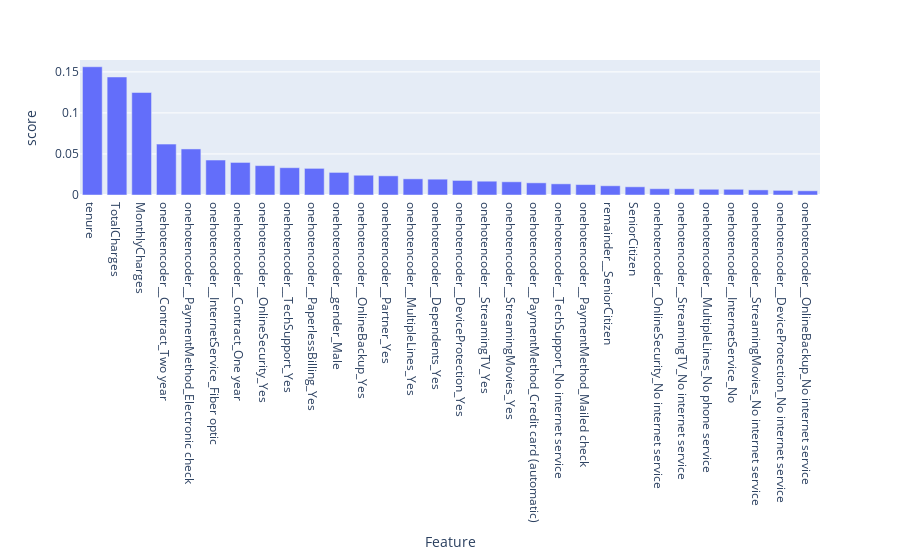

Notebook code for this chart:
### Code cell
## Feature Importance of the Random Forest Model
rf2_importance = rf2_smote.feature_importances_
rf2_importance = pd.DataFrame(rf2_importance, columns = ["score"]).reset_index()
rf2_importance["Feature"] = list(X.columns)
rf2_importance.drop(columns = ["index"], inplace = True)
rf2_importance.sort_values(by = "score", ascending = False, ignore_index = True, inplace = True)
## Visualizing the feature importances
fig = px.bar(rf2_importance, x = "Feature", y = "score")
fig.show()

### Figure 1 — Plotly figure (JSON) as saved in the notebook; plotly's stock layout.template omitted (floating-point values rounded to 4 significant figures)
{"data": [{"alignmentgroup": "True", "hovertemplate": "Feature=%{x}<br>score=%{y}<extra></extra>", "legendgroup": "", "marker": {"color": "#636efa", "pattern": {"shape": ""}}, "name": "", "offsetgroup": "", "orientation": "v", "showlegend": false, "textposition": "auto", "type": "bar", "x": ["tenure", "TotalCharges", "MonthlyCharges", "onehotencoder__Contract_Two year", "onehotencoder__PaymentMethod_Electronic check", "onehotencoder__InternetService_Fiber optic", "onehotencoder__Contract_One year", "onehotencoder__OnlineSecurity_Yes", "onehotencoder__TechSupport_Yes", "onehotencoder__PaperlessBilling_Yes", "onehotencoder__gender_Male", "onehotencoder__OnlineBackup_Yes", "onehotencoder__Partner_Yes", "onehotencoder__MultipleLines_Yes", "onehotencoder__Dependents_Yes", "onehotencoder__DeviceProtection_Yes", "onehotencoder__StreamingTV_Yes", "onehotencoder__StreamingMovies_Yes", "onehotencoder__PaymentMethod_Credit card (automatic)", "onehotencoder__TechSupport_No internet service", "onehotencoder__PaymentMethod_Mailed check", "remainder__SeniorCitizen", "SeniorCitizen", "onehotencoder__OnlineSecurity_No internet service", "onehotencoder__StreamingTV_No internet service", "onehotencoder__MultipleLines_No phone service", "onehotencoder__InternetService_No", "onehotencoder__StreamingMovies_No internet service", "onehotencoder__DeviceProtection_No internet service", "onehotencoder__OnlineBackup_No internet service"], "xaxis": "x", "y": [0.1563, 0.1438, 0.1249, 0.062, 0.0561, 0.04261, 0.03968, 0.03581, 0.03327, 0.03245, 0.02753, 0.02408, 0.02333, 0.01969, 0.01927, 0.01775, 0.01682, 0.01609, 0.01483, 0.0136, 0.01271, 0.01124, 0.009993, 0.007649, 0.007614, 0.006998, 0.006963, 0.006213, 0.005643, 0.005116], "yaxis": "y"}], "layout": {"barmode": "relative", "legend": {"tracegroupgap": 0}, "margin": {"t": 60}, "xaxis": {"anchor": "y", "domain": [0, 1], "title": {"text": "Feature"}}, "yaxis": {"anchor": "x", "domain": [0, 1], "title": {"text": "score"}}}}
